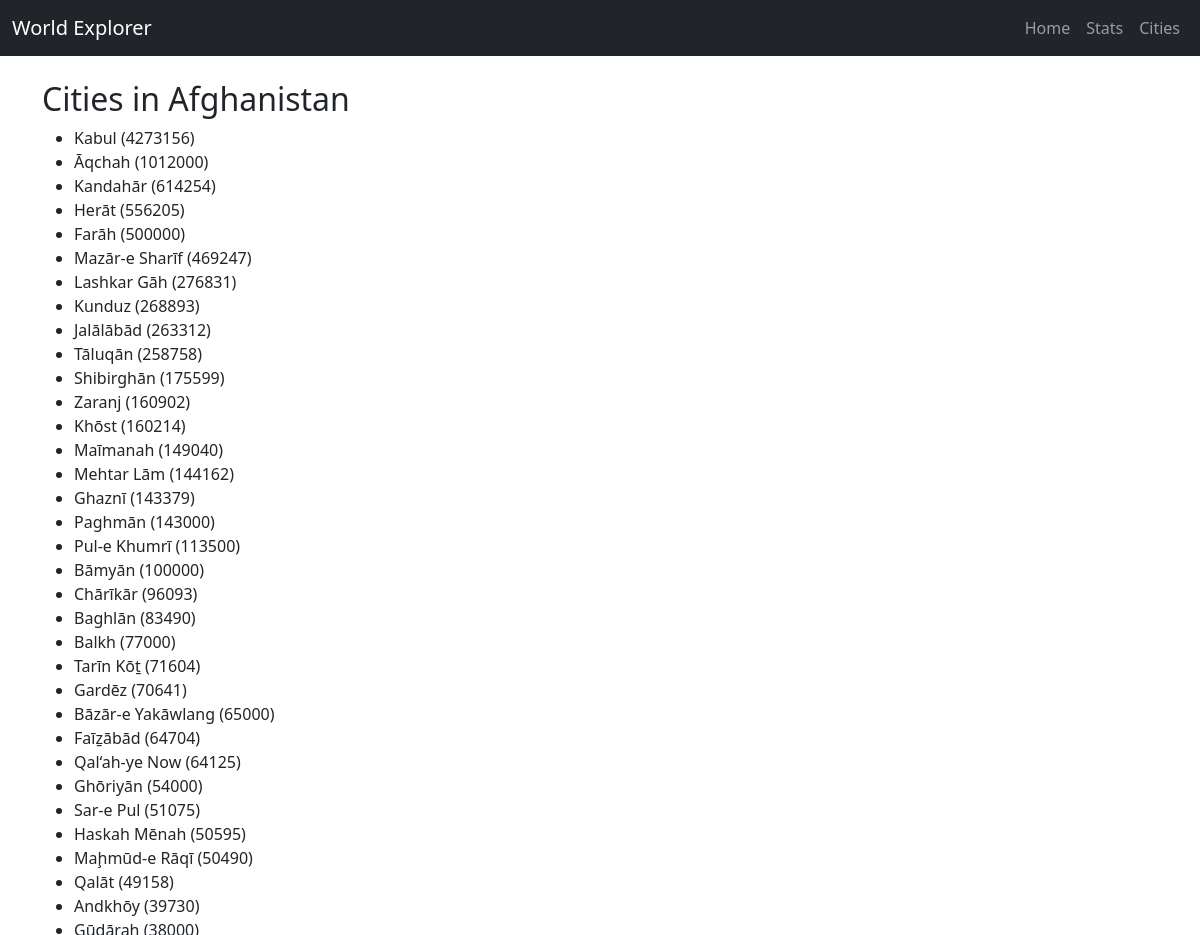
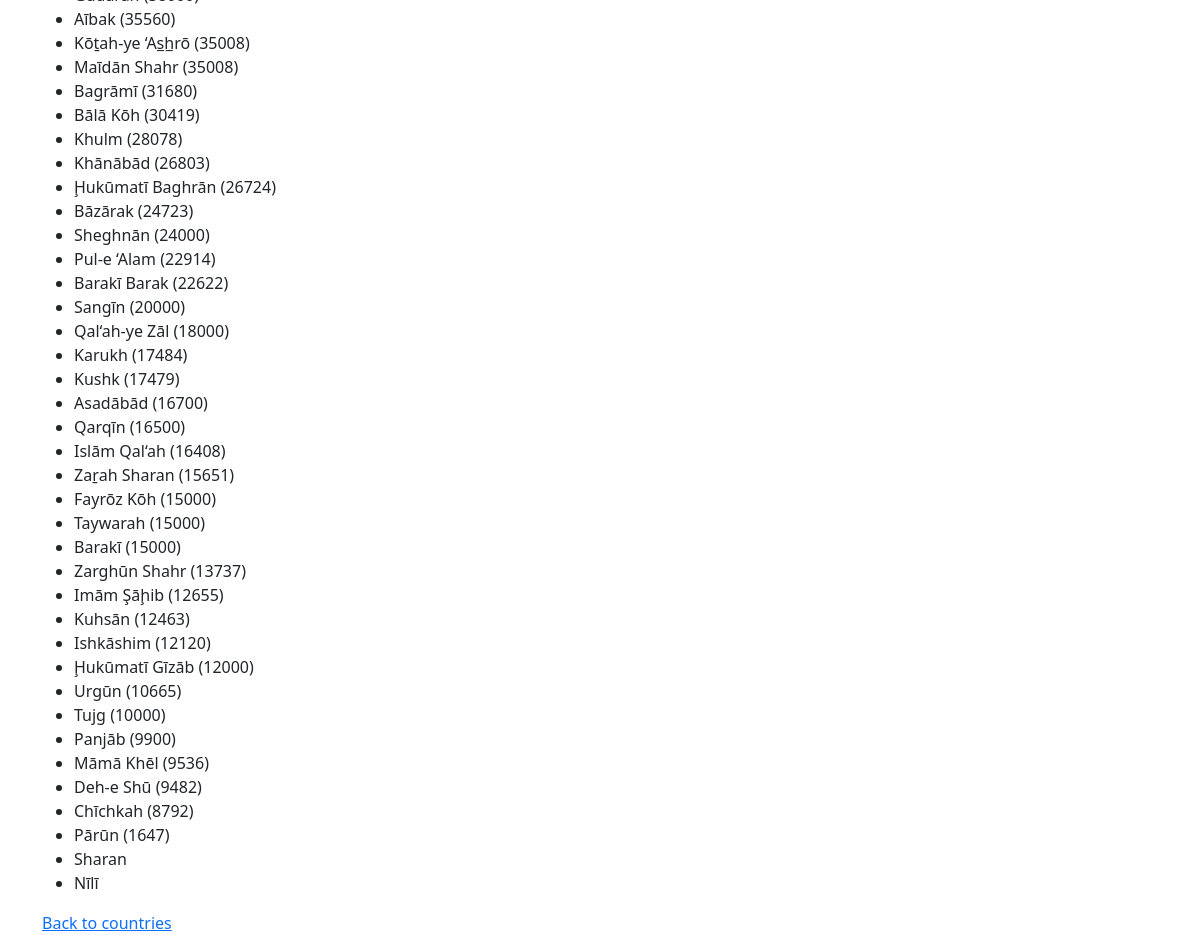
The app's page /country/44 with its own data (2 pictures, top to bottom).
### app/models.py (models this page shows)
class Country(db.Model):
    id = db.Column(db.Integer, primary_key=True)
    name = db.Column(db.String(100), unique=True, nullable=False)
    cities = db.relationship('City', backref='country', lazy=True)

class City(db.Model):
    id = db.Column(db.Integer, primary_key=True)
    name = db.Column(db.String(100), nullable=False)
    population = db.Column(db.Integer)
    country_id = db.Column(db.Integer, db.ForeignKey('country.id'), nullable=False)

### app/routes.py (the view)
@main.route('/country/<int:country_id>')
def country_detail(country_id):
    country = Country.query.get_or_404(country_id)
    return render_template('country.html', country=country)

### app/templates/country.html
{% extends "base.html" %}
{% block content %}
<h2>Cities in {{ country.name }}</h2>
<ul>
    {% for city in country.cities %}
        <li>{{ city.name }}{% if city.population %} ({{ city.population }}){% endif %}</li>
    {% endfor %}
</ul>
<a href="/">Back to countries</a>
{% endblock %}

### records on screen
Country: name "Afghanistan"
City: name "Kabul", population "4273156"
City: name "Āqchah", population "1012000"
City: name "Kandahār", population "614254"
City: name "Herāt", population "556205"
City: name "Farāh", population "500000"
City: name "Mazār-e Sharīf", population "469247"
City: name "Lashkar Gāh", population "276831"
City: name "Kunduz", population "268893"
City: name "Jalālābād", population "263312"
City: name "Tāluqān", population "258758"
City: name "Shibirghān", population "175599"
City: name "Zaranj", population "160902"
City: name "Khōst", population "160214"

### other values on screen
{{ city.name }} "Maīmanah" "Mehtar Lām" "Ghaznī" "Paghmān" "Pul-e Khumrī" "Bāmyān" "Chārīkār" "Baghlān" "Balkh" "Tarīn Kōṯ" "Gardēz" "Bāzār-e Yakāwlang" "Faīẕābād" "Qal‘ah-ye Now" "Ghōriyān" "Sar-e Pul" "Haskah Mēnah" "Maḩmūd-e Rāqī" "Qalāt" "Andkhōy" "Gūdārah" "Aībak" "Kōṯah-ye ‘As̲h̲rō" "Maīdān Shahr" "Bagrāmī" "Bālā Kōh" "Khulm" "Khānābād" "Ḩukūmatī Baghrān" "Bāzārak" "Sheghnān" "Pul-e ‘Alam" "Barakī Barak" "Sangīn" "Qal‘ah-ye Zāl" "Karukh" "Kushk" "Asadābād" "Qarqīn" "Islām Qal‘ah" "Zaṟah Sharan" "Fayrōz Kōh" "Taywarah" "Barakī" "Zarghūn Shahr" "Imām Şāḩib" "Kuhsān" "Ishkāshim" "Ḩukūmatī Gīzāb" "Urgūn" "Tujg" "Panjāb" "Māmā Khēl" "Deh-e Shū" "Chīchkah" "Pārūn" "Sharan" "Nīlī"
{{ city.population }} "149040" "144162" "143379" "143000" "113500" "100000" "96093" "83490" "77000" "71604" "70641" "65000" "64704" "64125" "54000" "51075" "50595" "50490" "49158" "39730" "38000" "35560" "35008" "35008" "31680" "30419" "28078" "26803" "26724" "24723" "24000" "22914" "22622" "20000" "18000" "17484" "17479" "16700" "16500" "16408" "15651" "15000" "15000" "15000" "13737" "12655" "12463" "12120" "12000" "10665" "10000" "9900" "9536" "9482" "8792" "1647"
